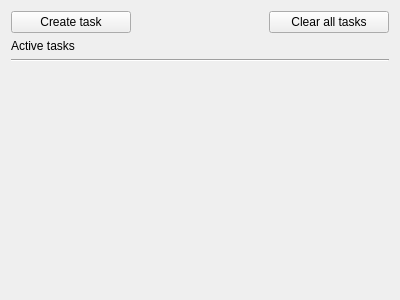
<?xml version="1.0" encoding="UTF-8"?>
<ui version="4.0">
 <class>ControlWidget</class>
 <widget class="QWidget" name="ControlWidget">
  <property name="geometry">
   <rect>
    <x>0</x>
    <y>0</y>
    <width>400</width>
    <height>300</height>
   </rect>
  </property>
  <property name="windowTitle">
   <string>Widget</string>
  </property>
  <layout class="QVBoxLayout" name="verticalLayout">
   <item>
    <layout class="QHBoxLayout" name="hLayoutButtons">
     <item>
      <widget class="QPushButton" name="buttonAddTask">
       <property name="minimumSize">
        <size>
         <width>120</width>
         <height>0</height>
        </size>
       </property>
       <property name="text">
        <string>Create task</string>
       </property>
      </widget>
     </item>
     <item>
      <spacer name="horizontalSpacer">
       <property name="orientation">
        <enum>Qt::Orientation::Horizontal</enum>
       </property>
       <property name="sizeHint" stdset="0">
        <size>
         <width>40</width>
         <height>20</height>
        </size>
       </property>
      </spacer>
     </item>
     <item>
      <widget class="QPushButton" name="buttonClearAll">
       <property name="minimumSize">
        <size>
         <width>120</width>
         <height>0</height>
        </size>
       </property>
       <property name="text">
        <string>Clear all tasks</string>
       </property>
      </widget>
     </item>
    </layout>
   </item>
   <item>
    <widget class="QLabel" name="labelTitle">
     <property name="text">
      <string>Active tasks</string>
     </property>
    </widget>
   </item>
   <item>
    <widget class="Line" name="line">
     <property name="orientation">
      <enum>Qt::Orientation::Horizontal</enum>
     </property>
    </widget>
   </item>
   <item>
    <layout class="QVBoxLayout" name="vLayoutTasks"/>
   </item>
   <item>
    <spacer name="verticalSpacer">
     <property name="orientation">
      <enum>Qt::Orientation::Vertical</enum>
     </property>
     <property name="sizeHint" stdset="0">
      <size>
       <width>20</width>
       <height>40</height>
      </size>
     </property>
    </spacer>
   </item>
  </layout>
 </widget>
 <resources/>
 <connections/>
</ui>
